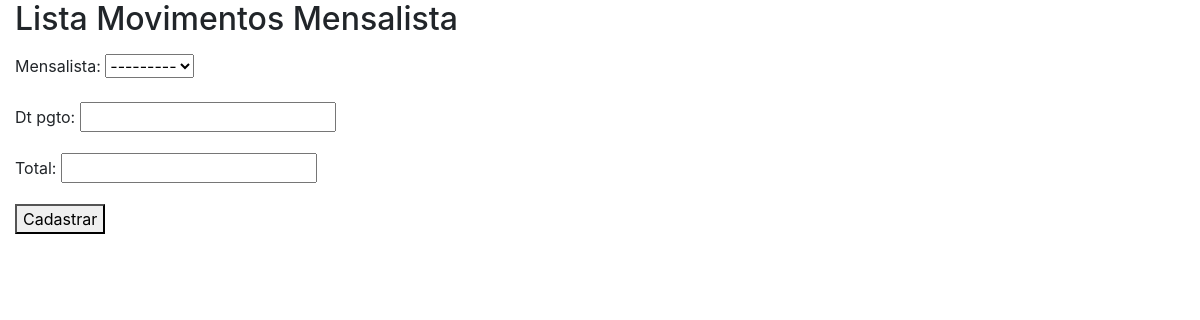
/sistema/mov-mensal/, run on an earlier commit of the app's database.
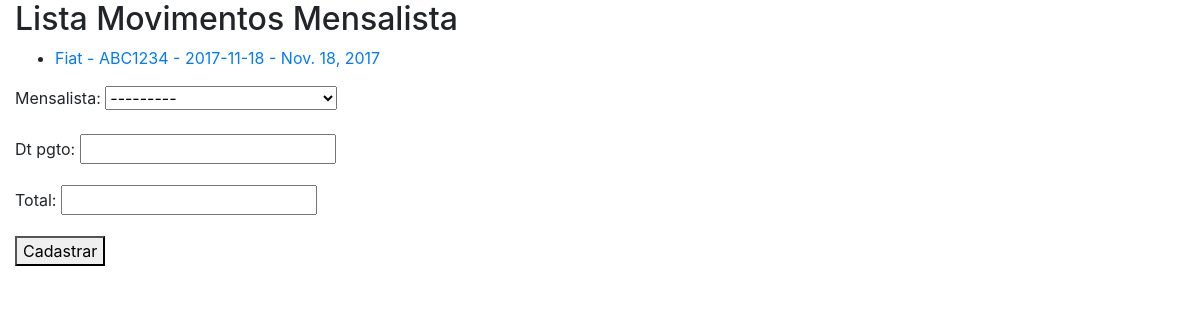
And on a later commit of the database.
### core/models.py (models this page shows, shortened)
class MovMensalista(models.Model):
    mensalista = models.ForeignKey(Mensalista, on_delete=models.PROTECT)
    dt_pgto = models.DateField()
    total = models.DecimalField(max_digits=6, decimal_places=2)

class Mensalista(models.Model):
    veiculo = models.ForeignKey(Veiculo, on_delete=models.PROTECT)
    inicio = models.DateField()
    valor_mes = models.DecimalField(max_digits=6, decimal_places=2)
    def __str__(self):
        return str(self.veiculo) + ' - ' + str(self.inicio)

class Veiculo(models.Model):
    marca = models.ForeignKey(Marca, on_delete=models.CASCADE)
    placa = models.CharField(max_length=7)
    proprietario = models.ForeignKey(Pessoa, on_delete=models.PROTECT)
    cor = models.CharField(max_length=15)
    observacoes = models.TextField()
    def __str__(self):
        return self.marca.nome + ' - ' + self.placa

class Marca(models.Model):
    nome = models.CharField(max_length=50)

### core/views.py (the view)
def lista_movmensalista(request):
    mov_mensalistas = MovMensalista.objects.all()
    form = MovMensalistaForm()
    data = {'form': form, 'mov_mensalistas': mov_mensalistas }
    return render(
        request, 'core/lista_movmensalistas.html', data)

### core/forms.py
class MovMensalistaForm(ModelForm):
    class Meta:
        model = MovMensalista
        fields = '__all__'

### core/templates/core/lista_movmensalistas.html (shortened to what this page needs)
{% extends 'base.html' %}
{% block main %}
<h2>Lista Movimentos Mensalista</h2>
<ul>
{% for mov in mov_mensalistas %}
    <li>
        <a href="{% url 'core_movmensalista_update' mov.id %}">
            {{ mov.mensalista }} - {{ mov.dt_pgto }}
        </a>
    </li>
{% endfor %}
</ul>
<form action="{% url 'core_movmensalista_novo' %}" method="POST">
    {{ form.as_p }}
    <button type="submit">Cadastrar</button>
</form>
{% endblock %}

What changed in the data, as far as the page shows it:
added MovMensalista: mensalista "Fiat - ABC1234 - 2017-11-18", dt_pgto "Nov. 18, 2017"
